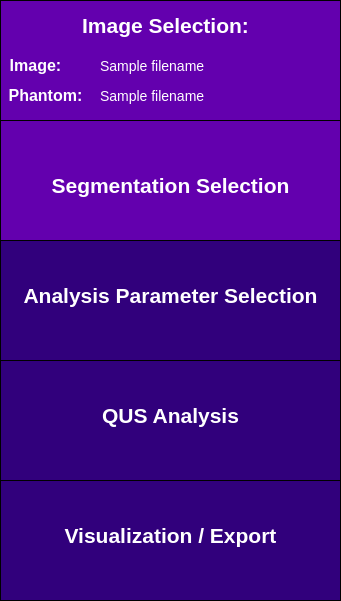
        <widget class="QWidget" name="sidebar" native="true">
         <property name="minimumSize">
          <size>
           <width>341</width>
           <height>601</height>
          </size>
         </property>
         <property name="maximumSize">
          <size>
           <width>241</width>
           <height>601</height>
          </size>
         </property>
         <property name="toolTip">
          <string>&lt;html&gt;&lt;head/&gt;&lt;body&gt;&lt;p&gt;&lt;br/&gt;&lt;/p&gt;&lt;/body&gt;&lt;/html&gt;</string>
         </property>
         <property name="styleSheet">
          <string notr="true">QWidget {
	background-color: rgb(28, 0, 101);
}</string>
         </property>
         <widget class="QFrame" name="imageSelectionSidebar">
          <property name="geometry">
           <rect>
            <x>0</x>
            <y>0</y>
            <width>341</width>
            <height>121</height>
           </rect>
          </property>
          <property name="minimumSize">
           <size>
            <width>341</width>
            <height>121</height>
           </size>
          </property>
          <property name="maximumSize">
           <size>
            <width>341</width>
            <height>121</height>
           </size>
          </property>
          <property name="styleSheet">
           <string notr="true">QFrame {
	background-color: rgb(99, 0, 174);
	border: 1px solid black;
}</string>
          </property>
          <property name="frameShape">
           <enum>QFrame::Shape::StyledPanel</enum>
          </property>
          <property name="frameShadow">
           <enum>QFrame::Shadow::Raised</enum>
          </property>
          <widget class="QLabel" name="imageSelectionLabelSidebar">
           <property name="geometry">
            <rect>
             <x>70</x>
             <y>0</y>
             <width>191</width>
             <height>51</height>
            </rect>
           </property>
           <property name="styleSheet">
            <string notr="true">QLabel {
	font-size: 21px;
	color: rgb(255, 255, 255);
	background-color: rgba(255, 255, 255, 0);
	border: 0px;
	font-weight: bold;
}</string>
           </property>
           <property name="text">
            <string>Image Selection:</string>
           </property>
           <property name="alignment">
            <set>Qt::AlignmentFlag::AlignCenter</set>
           </property>
          </widget>
          <widget class="QLabel" name="imageLabel">
           <property name="geometry">
            <rect>
             <x>-60</x>
             <y>40</y>
             <width>191</width>
             <height>51</height>
            </rect>
           </property>
           <property name="styleSheet">
            <string notr="true">QLabel {
	font-size: 16px;
	color: rgb(255, 255, 255);
	background-color: rgba(255, 255, 255, 0);
	border: 0px;
	font-weight: bold;
}</string>
           </property>
           <property name="text">
            <string>Image:</string>
           </property>
           <property name="alignment">
            <set>Qt::AlignmentFlag::AlignCenter</set>
           </property>
          </widget>
          <widget class="QLabel" name="phantomLabel">
           <property name="geometry">
            <rect>
             <x>-50</x>
             <y>70</y>
             <width>191</width>
             <height>51</height>
            </rect>
           </property>
           <property name="styleSheet">
            <string notr="true">QLabel {
	font-size: 16px;
	color: rgb(255, 255, 255);
	background-color: rgba(255, 255, 255, 0);
	border: 0px;
	font-weight: bold
}</string>
           </property>
           <property name="text">
            <string>Phantom:</string>
           </property>
           <property name="alignment">
            <set>Qt::AlignmentFlag::AlignCenter</set>
           </property>
          </widget>
          <widget class="QLabel" name="image_path_input">
           <property name="geometry">
            <rect>
             <x>100</x>
             <y>40</y>
             <width>241</width>
             <height>51</height>
            </rect>
           </property>
           <property name="styleSheet">
            <string notr="true">QLabel {
	font-size: 14px;
	color: rgb(255, 255, 255);
	background-color: rgba(255, 255, 255, 0);
	border: 0px;
}</string>
           </property>
           <property name="text">
            <string>Sample filename </string>
           </property>
           <property name="alignment">
            <set>Qt::AlignmentFlag::AlignLeading|Qt::AlignmentFlag::AlignLeft|Qt::AlignmentFlag::AlignVCenter</set>
           </property>
          </widget>
          <widget class="QLabel" name="phantom_path_input">
           <property name="geometry">
            <rect>
             <x>100</x>
             <y>70</y>
             <width>241</width>
             <height>51</height>
            </rect>
           </property>
           <property name="styleSheet">
            <string notr="true">QLabel {
	font-size: 14px;
	color: rgb(255, 255, 255);
	background-color: rgba(255, 255, 255, 0);
	border: 0px;
}</string>
           </property>
           <property name="text">
            <string>Sample filename </string>
           </property>
           <property name="alignment">
            <set>Qt::AlignmentFlag::AlignLeading|Qt::AlignmentFlag::AlignLeft|Qt::AlignmentFlag::AlignVCenter</set>
           </property>
          </widget>
         </widget>
         <widget class="QFrame" name="roiSidebar">
          <property name="geometry">
           <rect>
            <x>0</x>
            <y>120</y>
            <width>341</width>
            <height>121</height>
           </rect>
          </property>
          <property name="maximumSize">
           <size>
            <width>341</width>
            <height>121</height>
           </size>
          </property>
          <property name="styleSheet">
           <string notr="true">QFrame {
	background-color: rgb(99, 0, 174);
	border: 1px solid black;
}</string>
          </property>
          <property name="frameShape">
           <enum>QFrame::Shape::StyledPanel</enum>
          </property>
          <property name="frameShadow">
           <enum>QFrame::Shadow::Raised</enum>
          </property>
          <widget class="QLabel" name="roiSidebarLabel">
           <property name="geometry">
            <rect>
             <x>0</x>
             <y>40</y>
             <width>341</width>
             <height>51</height>
            </rect>
           </property>
           <property name="styleSheet">
            <string notr="true">QLabel {
	font-size: 21px;
	color: rgb(255, 255, 255);
	background-color: rgba(255, 255, 255, 0);
	border: 0px;
	font-weight: bold;
}</string>
           </property>
           <property name="text">
            <string>Segmentation Selection</string>
           </property>
           <property name="alignment">
            <set>Qt::AlignmentFlag::AlignCenter</set>
           </property>
          </widget>
         </widget>
         <widget class="QFrame" name="rfAnalysisSidebar">
          <property name="geometry">
           <rect>
            <x>0</x>
            <y>360</y>
            <width>341</width>
            <height>121</height>
           </rect>
          </property>
          <property name="minimumSize">
           <size>
            <width>341</width>
            <height>121</height>
           </size>
          </property>
          <property name="maximumSize">
           <size>
            <width>341</width>
            <height>121</height>
           </size>
          </property>
          <property name="styleSheet">
           <string notr="true">QFrame {
	background-color:  rgb(49, 0, 124);
	border: 1px solid black;
}</string>
          </property>
          <property name="frameShape">
           <enum>QFrame::Shape::StyledPanel</enum>
          </property>
          <property name="frameShadow">
           <enum>QFrame::Shadow::Raised</enum>
          </property>
          <widget class="QLabel" name="rfAnalysisLabel">
           <property name="geometry">
            <rect>
             <x>0</x>
             <y>30</y>
             <width>341</width>
             <height>51</height>
            </rect>
           </property>
           <property name="styleSheet">
            <string notr="true">QLabel {
	font-size: 21px;
	color: rgb(255, 255, 255);
	background-color: rgba(255, 255, 255, 0);
	border: 0px;
	font-weight: bold;
}</string>
           </property>
           <property name="text">
            <string>QUS Analysis</string>
           </property>
           <property name="alignment">
            <set>Qt::AlignmentFlag::AlignCenter</set>
           </property>
          </widget>
         </widget>
         <widget class="QFrame" name="exportResultsSidebar">
          <property name="geometry">
           <rect>
            <x>0</x>
            <y>480</y>
            <width>341</width>
            <height>121</height>
           </rect>
          </property>
          <property name="minimumSize">
           <size>
            <width>341</width>
            <height>121</height>
           </size>
          </property>
          <property name="maximumSize">
           <size>
            <width>341</width>
            <height>121</height>
           </size>
          </property>
          <property name="styleSheet">
           <string notr="true">QFrame {
	background-color:  rgb(49, 0, 124);
	border: 1px solid black;
}</string>
          </property>
          <property name="frameShape">
           <enum>QFrame::Shape::StyledPanel</enum>
          </property>
          <property name="frameShadow">
           <enum>QFrame::Shadow::Raised</enum>
          </property>
          <widget class="QLabel" name="exportResultsLabel">
           <property name="geometry">
            <rect>
             <x>20</x>
             <y>30</y>
             <width>301</width>
             <height>51</height>
            </rect>
           </property>
           <property name="styleSheet">
            <string notr="true">QLabel {
	font-size: 21px;
	color: rgb(255, 255, 255);
	background-color: rgba(255, 255, 255, 0);
	border: 0px;
	font-weight: bold;
}</string>
           </property>
           <property name="text">
            <string>Visualization / Export</string>
           </property>
           <property name="alignment">
            <set>Qt::AlignmentFlag::AlignCenter</set>
           </property>
          </widget>
         </widget>
         <widget class="QFrame" name="analysisParamsSidebar">
          <property name="geometry">
           <rect>
            <x>0</x>
            <y>240</y>
            <width>341</width>
            <height>121</height>
           </rect>
          </property>
          <property name="maximumSize">
           <size>
            <width>341</width>
            <height>121</height>
           </size>
          </property>
          <property name="styleSheet">
           <string notr="true">QFrame {
	background-color: rgb(49, 0, 124);
	border: 1px solid black;
}</string>
          </property>
          <property name="frameShape">
           <enum>QFrame::Shape::StyledPanel</enum>
          </property>
          <property name="frameShadow">
           <enum>QFrame::Shadow::Raised</enum>
          </property>
          <widget class="QLabel" name="analysisParamsLabel">
           <property name="geometry">
            <rect>
             <x>0</x>
             <y>30</y>
             <width>341</width>
             <height>51</height>
            </rect>
           </property>
           <property name="styleSheet">
            <string notr="true">QLabel {
	font-size: 21px;
	color: rgb(255, 255, 255);
	background-color: rgba(255, 255, 255, 0);
	border: 0px;
	font-weight:bold;
}</string>
           </property>
           <property name="text">
            <string>Analysis Parameter Selection</string>
           </property>
           <property name="alignment">
            <set>Qt::AlignmentFlag::AlignCenter</set>
           </property>
          </widget>
         </widget>
        </widget>
